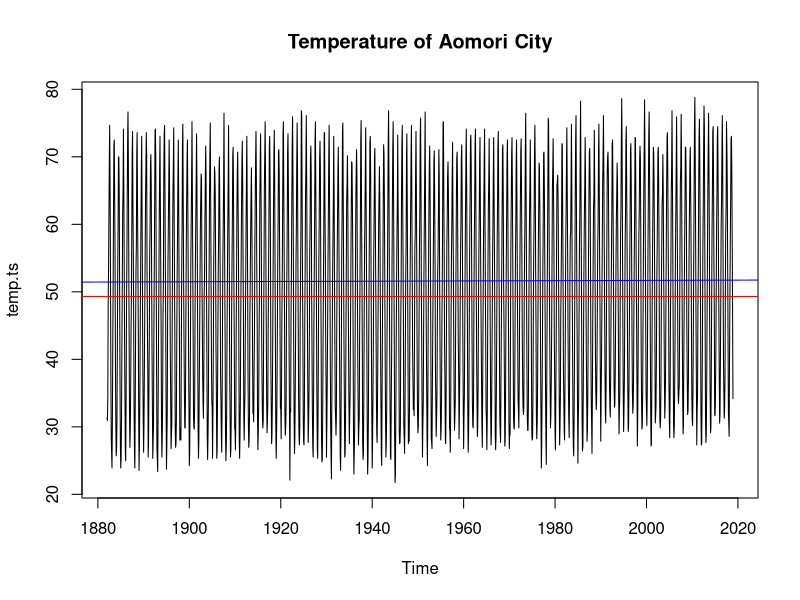
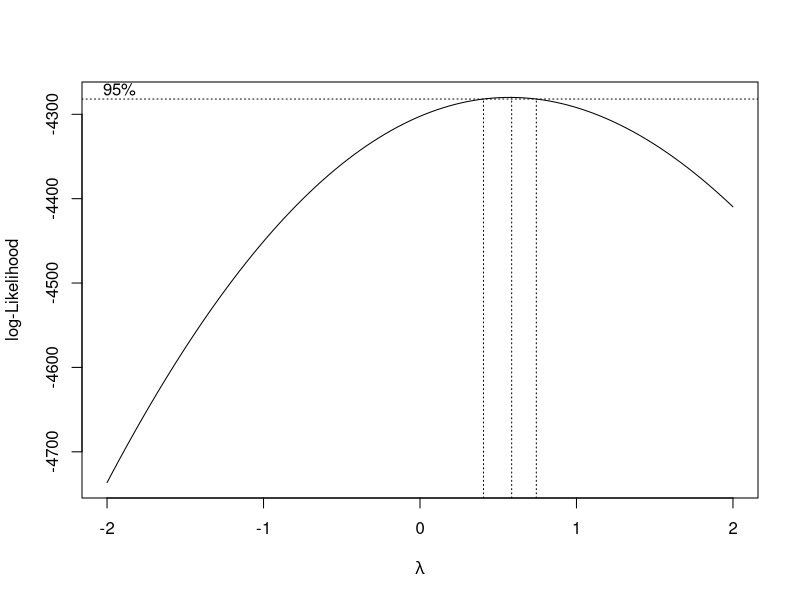
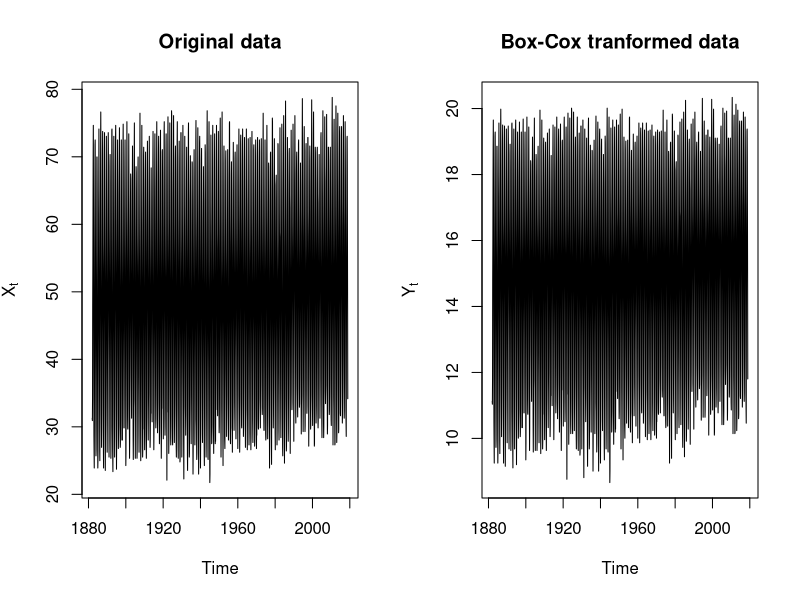
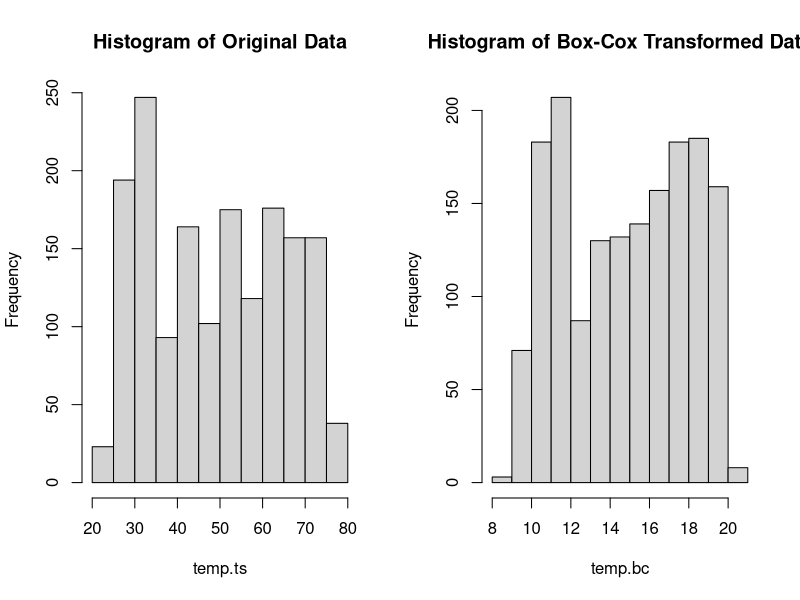
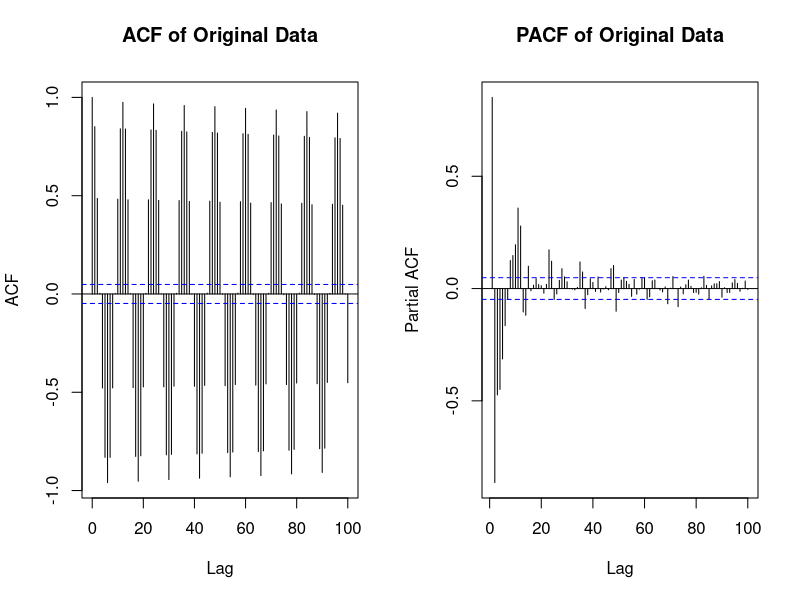
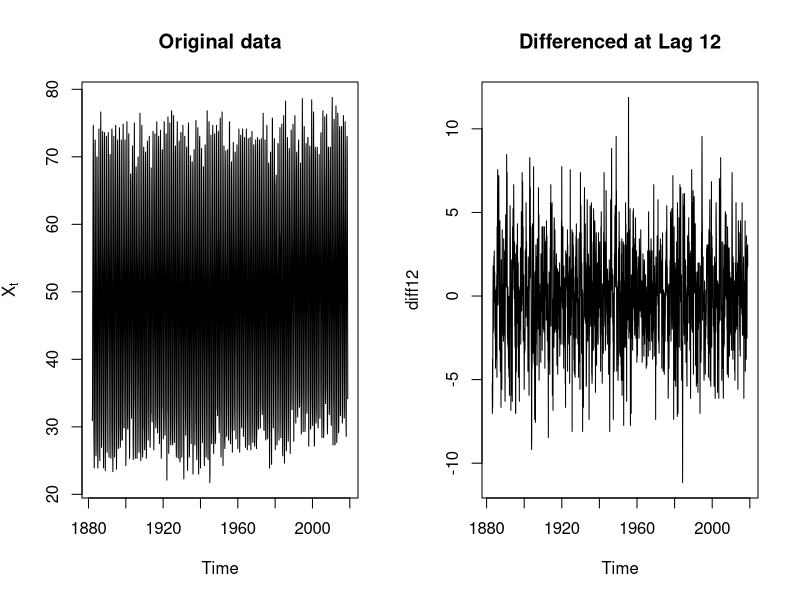
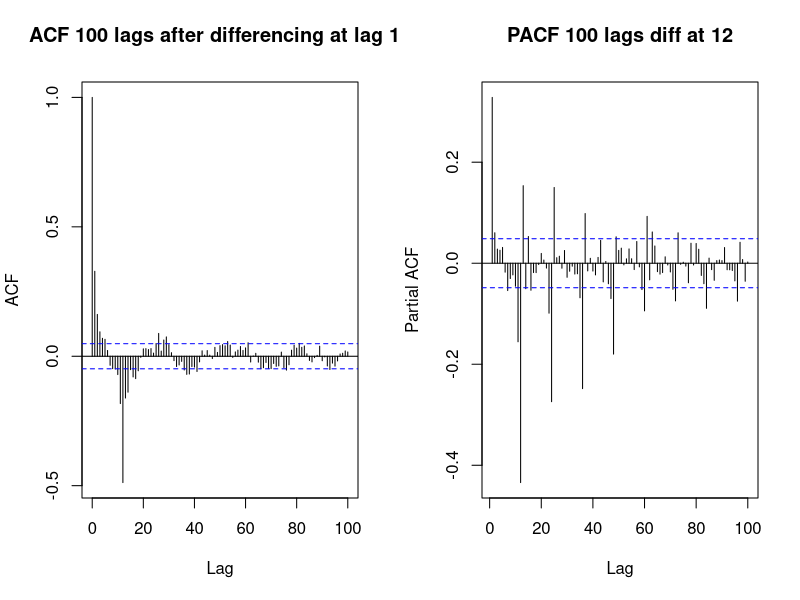
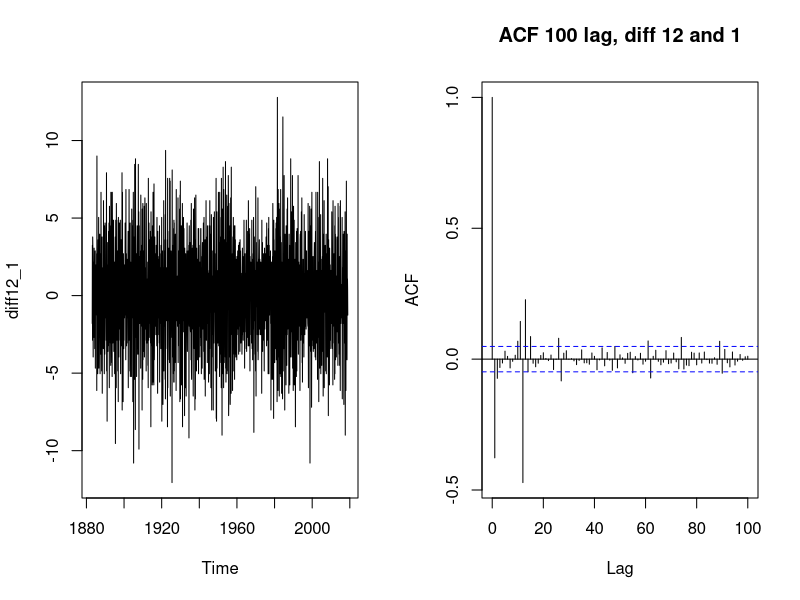

The R script that drew these images, in order:
## ---- chunk 1

library(MASS)

temp = read.csv("monthly_temperature_aomori_city.csv",header = TRUE)
train = temp[c(1:1644),]
test = temp[c(1645:1668),]
test.ts = ts(test[,3],start = c(2019,1),frequency = 12)
test.ts = (test.ts*1.8)+32
temp.ts = ts(train[,3],start = c(1882,1),frequency = 12)
temp.ts = (temp.ts*1.8)+32 #convert to Farenheit so that it won't have negative values
ts.plot(temp.ts,main = "Temperature of Aomori City" )
abline(lm(temp.ts~as.numeric(1:length(temp.ts))),col = "blue")
abline(h=mean(temp.ts),col="red")
legend("topright", inset=c(-0.2,0), legend=c("Mean", "Trend"),
       col=c("red", "blue"), lty=1:2, cex=0.8)
## ---- chunk 2
op <- par(mfrow = c(1,1))
t=1:length(temp.ts)
fit = lm(temp.ts~t)
bcTransform= boxcox(temp.ts~t, plotit =TRUE)
lambda = bcTransform$x[which(bcTransform$y == max(bcTransform$y))]
temp.bc =(1/lambda)*(temp.ts^lambda-1)
#train = (1/lambda)*(temp.ts^lambda-1)

op <- par(mfrow = c(1,2))
ts.plot(temp.ts,main = "Original data",ylab = expression(X[t]))
ts.plot(temp.bc,main = "Box-Cox tranformed data", ylab = expression(Y[t]))
## ---- chunk 3
var(temp.bc)
## ---- chunk 4
mean(temp.bc)
op <- par(mfrow = c(1,2))
hist(temp.ts, main = "Histogram of Original Data")
hist(temp.bc,main = "Histogram of Box-Cox Transformed Data")
## ---- chunk 5
acf(ts(temp.ts,freq=1),lag.max = 100,main = "ACF of Original Data")
#shows slight seasonality
pacf(ts(temp.ts,freq=1),lag.max= 100,main = "PACF of Original Data")
## ---- chunk 6
diff12 = diff(temp.ts,lag = 12, difference = 1)
ts.plot(temp.ts,main = "Original data",ylab = expression(X[t]))
ts.plot(diff12, main = "Differenced at Lag 12")
op <- par(mfrow = c(1,2))
acf(ts(diff12,freq=1),lag.max  = 100,main = "ACF 100 lags after differencing at lag 12")
pacf(ts(diff12,freq=1),lag.max = 100,main = "PACF 100 lags diff at 12")
var(diff12)
## ---- chunk 7
diff12_1 = diff(diff12,lag = 1,difference = 1)
ts.plot(diff12_1)#plot after differencing at lag 12 and 1
acf(ts(diff12_1,frequency=1),lag.max = 100,main = "ACF 100 lag, diff 12 and 1")#P = 12
pacf(diff12_1,lag.max = 100,main = "PACF 100 lags, diff at 12 and 1",)
var(diff12_1)
## ---- chunk 8
x= arima(temp.ts, order=c(2,0,2), seasonal = list(order = c(4,1,1), period = 12), method="ML",optim.method="Nelder-Mead")
x
## ---- chunk 9
x2= arima(temp.ts, order=c(2,0,3), seasonal = list(order = c(3,1,1), period = 12), method="ML",optim.method="Nelder-Mead")
x2
## ---- chunk 10
x3 <- arima(temp.ts, order=c(1,1,1), seasonal = list(order = c(0,1,1), period = 12), method="ML")
x3#
## ---- chunk 11
x3.1<- arima(temp.ts, order=c(2,1,2), seasonal = list(order = c(1,1,1), period = 12), method="ML")
x3.1
x3.1<- arima(temp.ts, order=c(2,1,2), seasonal = list(order = c(1,1,1), period = 12),fixed = c(NA,0,NA,0,0,NA), method="ML")
x3.1
## ---- chunk 12
resx3<-residuals(x3)
hist(resx3,density=20,breaks=20, col="blue", xlab="", prob=TRUE,main = "Histogram of Residuals (Model A)")         
m <- mean(resx3)
m
std <- sqrt(var(resx3))
curve( dnorm(x,m,std), add=TRUE )
plot.ts(resx3)
fitt <- lm(resx3 ~ as.numeric(1:length(resx3))); abline(fitt, col="red") 
abline(h=mean(resx3), col="blue")
qqnorm(resx3,main= "Normal Q-Q Plot for Model B")
qqline(resx3,col="blue")
## ---- chunk 13
acf(resx3,lag.max = 100)
pacf(resx3,lag.max = 100)
## ---- chunk 14
shapiro.test(resx3)#should not use transformations because then it does not fit shapiro wilk test
# 6 lags seem to be outside of the confidence intervals for the pacf of the residuals when using the bc transformation
Box.test(resx3,lag = 40,type = c("Box-Pierce"),fitdf = 2)
Box.test(resx3, lag = 40, type = c("Ljung-Box"), fitdf = 2)
Box.test((resx3)^2, lag = 40, type = c("Ljung-Box"), fitdf = 0)
## ---- chunk 15
op <- par(mfrow = c(1,2))
resx3.1<-residuals(x3.1)
hist(resx3.1,density=20,breaks=20, col="blue", xlab="", prob=TRUE)         
m <- mean(resx3.1)
std <- sqrt(var(resx3.1))
curve( dnorm(x,m,std), add=TRUE )
plot.ts(resx3.1)
fitt <- lm(resx3.1 ~ as.numeric(1:length(resx3.1))); abline(fitt, col="red") 
abline(h=mean(resx3.1), col="blue")
op <- par(mfrow = c(1,1))
qqnorm(resx3.1,main= "Normal Q-Q Plot for Model B")
qqline(resx3.1,col="blue")
## ---- chunk 16
op <- par(mfrow = c(1,2))
acf(resx3.1,lag.max = 100)
pacf(resx3.1,lag.max = 100)
## ---- chunk 17
shapiro.test(resx3.1)#should not use transformations because then it does not fit shapiro wilk test
# 6 lags seem to be outside of the confidence intervals for the pacf of the residuals when using the bc transformation
Box.test(resx3.1,lag = 40,type = c("Box-Pierce"),fitdf = 6)
Box.test(resx3.1, lag = 40, type = c("Ljung-Box"), fitdf = 6)
Box.test((resx3.1)^2, lag = 40, type = c("Ljung-Box"), fitdf = 0)
## ---- chunk 18
library(forecast)
#forecast(x3)
pred.tr <- predict(x3, n.ahead = 24)
U.tr= pred.tr$pred + 2*pred.tr$se 
L.tr= pred.tr$pred - 2*pred.tr$se 
ts.plot(temp.ts, xlim=c(1880,+2020+24), ylim = c(min(temp.ts),max(U.tr)),main = "Full Data with Forecasted Points")
lines(U.tr, col="blue", lty="dashed")
lines(L.tr, col="blue", lty="dashed")
points( pred.tr$pred, col="red")

ts.plot(test.ts,xlim = c(2019,2021),ylim = c(min(temp.ts),max(U.tr)),col="red",main = "Includes only Predictions and Testing Data")
lines(U.tr, col="blue", lty="dashed")
lines(L.tr, col="blue", lty="dashed")
points( pred.tr$pred, col="black")
